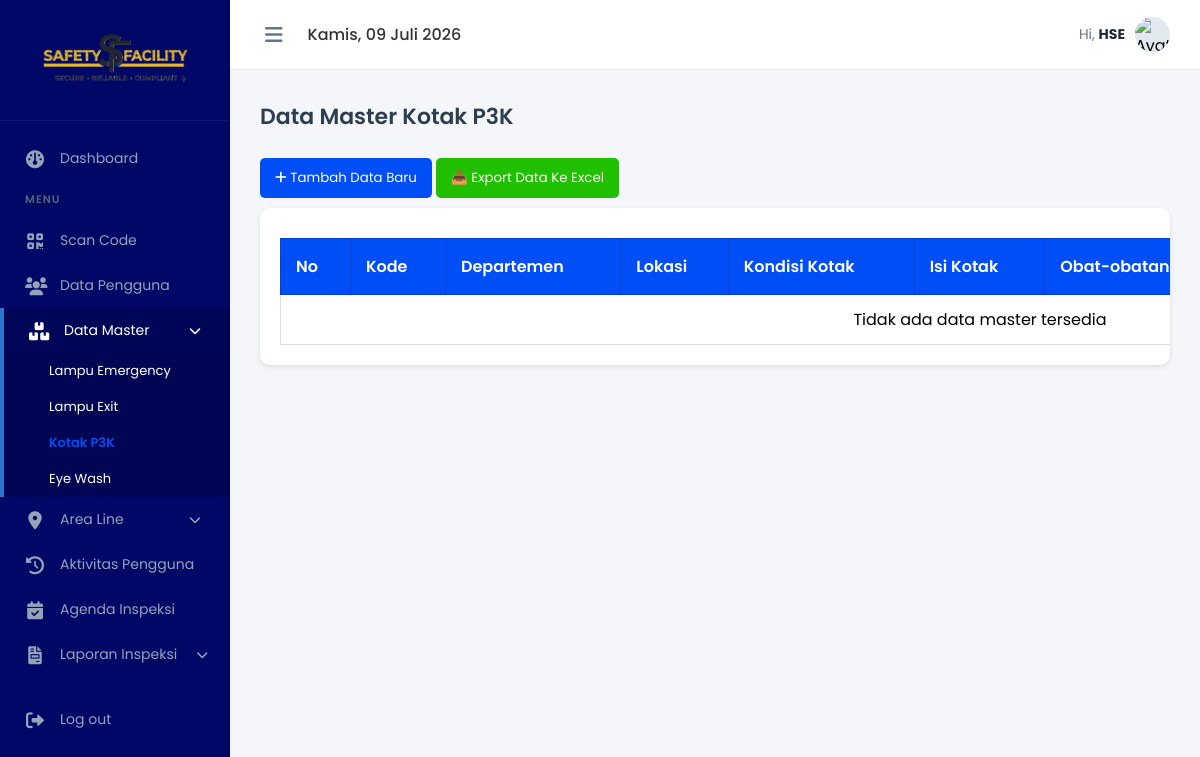
/admin/master_p3k.php (signed in), run on an earlier commit of the app's database.
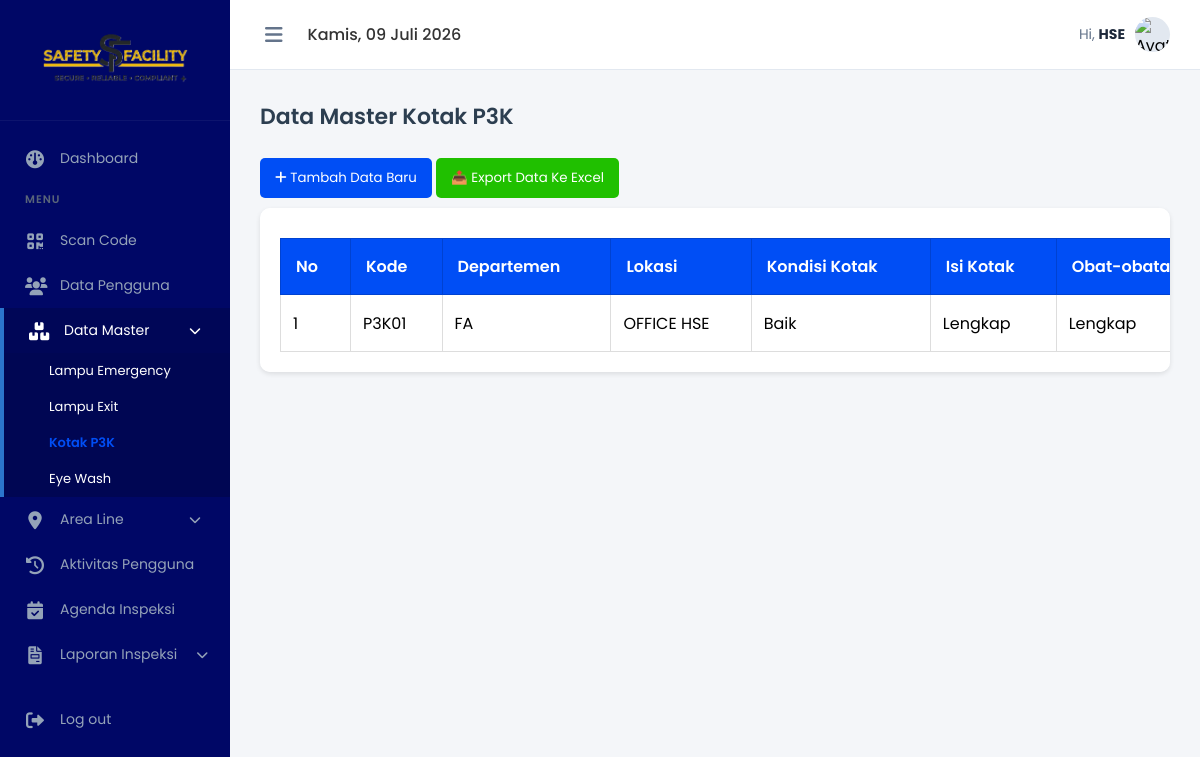
And on a later commit of the database.
### tables this page shows
CREATE TABLE `master_p3k` (
  `id` int(11) NOT NULL,
  `code` varchar(50) NOT NULL,
  `line_area` varchar(100) DEFAULT NULL,
  `lokasi` varchar(255) NOT NULL,
  `kondisi_kotak` enum('Baik','Tidak') NOT NULL DEFAULT 'Baik',
  `kelengkapan_isi` enum('Lengkap','Tidak') NOT NULL DEFAULT 'Lengkap',
  `expired_obat` enum('Lengkap','Tidak') NOT NULL DEFAULT 'Lengkap',
  `kondisi` enum('baik','rusak','','') NOT NULL,
  `catatan` varchar(255) NOT NULL
);

### admin/master_p3k.php (the view, shortened to what the changed rows need)
<?php
global $koneksi;
$query = mysqli_query($koneksi, "SELECT mp.*, ip.username, ip.tanggal_inspeksi FROM master_p3k mp
    LEFT JOIN (
        SELECT code_p3k, username, tanggal_inspeksi
        FROM inspeksi_p3k
        WHERE id_inspeksi IN (SELECT MAX(id_inspeksi) FROM inspeksi_p3k GROUP BY code_p3k)
    ) ip ON mp.code = ip.code_p3k
    ORDER BY mp.code ASC");
?>
<!DOCTYPE html>
<html lang="id">
<head>
    <link rel="stylesheet" href="https://cdnjs.cloudflare.com/ajax/libs/font-awesome/6.0.0/css/all.min.css">
    <link rel="stylesheet" href="style.css">
</head>
<body>
    <main class="main-content">
        <section class="content-body">
            <h2 class="page-title">Data Master Kotak P3K</h2>
            <div class="table-container">
                <table>
                    <thead>
                        <tr>
                            <th style="width: 5%">No</th>
                            <th>Kode</th>
                            <th>Departemen</th>
                            <th>Lokasi</th>
                            <th>Kondisi Kotak</th>
                            <th>Isi Kotak</th>
                            <th>Obat-obatan</th>
                        </tr>
                    </thead>
                    <tbody>
                        <?php
                        $no = 1;
                        if ($query && mysqli_num_rows($query) > 0) {
                            while ($row = mysqli_fetch_assoc($query)) {
                                $safeKondisiKotak = htmlspecialchars($row['kondisi_kotak'] ?? 'Baik', ENT_QUOTES);
                                $safeKelengkapanIsi = htmlspecialchars($row['kelengkapan_isi'] ?? 'Lengkap', ENT_QUOTES);
                                $safeExpiredObat = htmlspecialchars($row['expired_obat'] ?? 'Lengkap', ENT_QUOTES);
                        ?>
                                <tr>
                                    <td><?= $no++; ?></td>
                                    <td><?= htmlspecialchars($row['code']); ?></td>
                                    <td><?= !empty($row['line_area']) ? htmlspecialchars($row['line_area']) : '-'; ?></td>
                                    <td><?= htmlspecialchars($row['lokasi']); ?></td>
                                    <td><?= (strtolower($safeKondisiKotak) == 'baik') ? 'Baik' : 'Tidak'; ?></td>
                                    <td><?= (strtolower($safeKelengkapanIsi) == 'lengkap') ? 'Lengkap' : 'Tidak'; ?></td>
                                    <td><?= (strtolower($safeExpiredObat) == 'lengkap') ? 'Lengkap' : 'Tidak'; ?></td>
                                </tr>
                        <?php }
                        } else {
                            echo "<tr><td colspan='10' style='text-align:center;'>Tidak ada data master tersedia</td></tr>";
                        }
                        ?>
                    </tbody>
                </table>
            </div>
        </section>
    </main>
</body>
</html>

What changed in the data, as far as the page shows it:
added master_p3k: code "P3K01", line_area "FA", lokasi "OFFICE HSE", kondisi_kotak "Baik", kelengkapan_isi "Lengkap", expired_obat "Lengkap"
Also different on the page:
text no longer shown: "Tidak ada data master tersedia"
